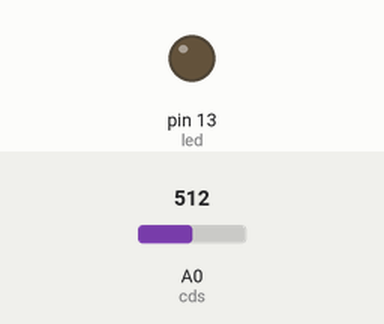
The sketch below on a simulated Arduino Uno, built with avr-gcc and run on an emulated ATmega328P. On the bench: output pins drawn as LEDs (lit = HIGH). Dashed ring = blinking. The inputs (shaded band) are chosen by the test bench; at power-on: A0 (cds) = 512.

Above: at 1.2 s.
1.3 s: A0 (cds) set to 529
At 1.46 s:
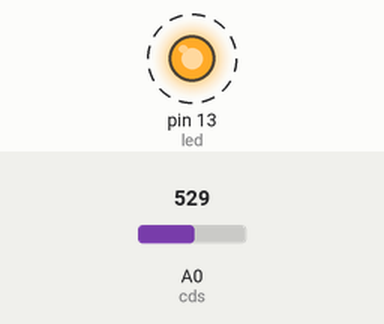
4.3 s: A0 (cds) set to 511
At 4.8 s:
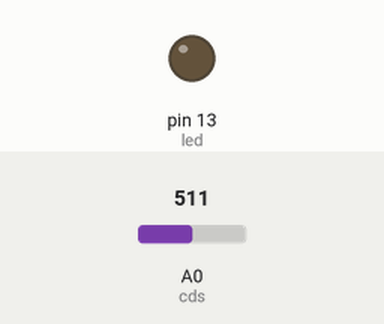
5.8 s: A0 (cds) set to 716
At 6.11 s:
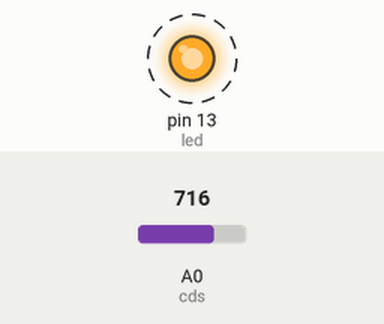
8.8 s: A0 (cds) set to 502
Timing chart, 0 to 11.3 s (numbered marks = the images above; inputs shaded):
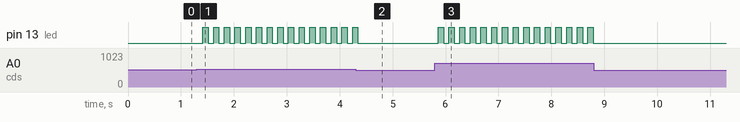

The sketch:

P30-1_CDS_LED_sw.ino
```cpp
/*
*P30-1
*設計Arduino 程式，使用Arduino 板配合CDS 元件偵測光線的強弱，
*並以LED 指示光線的強弱。當光線轉暗時，閃爍LED，當光線轉強時，關閉LED。
*/

#define BLINK_SPEED 100 //ms
#define THRESHOLD 512 //The threshold to turn off/on LED ,from 0~1023

const byte cds = A0; //CDS sensor pin
const uint8_t led = 13;

unsigned long last_blink = 0;
bool led_state = 0;
bool over_threshold = 0;

void setup()
{
	pinMode(led, OUTPUT);
}

void loop()
{
	unsigned long now = millis();

	if(analogRead(cds)>THRESHOLD) over_threshold = false;
	else over_threshold = true;

	if(now-last_blink > BLINK_SPEED) //每隔固定時間檢查是否超過閃爍的interval
	{
		digitalWrite(led, led_state & !over_threshold);
		last_blink = now; //更新最後一次執行時間
		led_state = !led_state; //LED狀態反轉
	}
}
```

Measured:
- the behaviour switches between 512 and 513 on A0 (cds) (found by bisection; images 0 and 1)
- after the input at 1.3 s, pin 13 (led): alternates HIGH for 0.10 s and LOW for 0.10 s, starting after 0.11 s
- after the input at 4.3 s, pin 13 (led): goes on until 4.3 s, then stays LOW
- after the input at 5.8 s, pin 13 (led): alternates HIGH for 0.10 s and LOW for 0.10 s, starting after 0.06 s
- after the input at 8.8 s, pin 13 (led): stops changing and stays LOW
